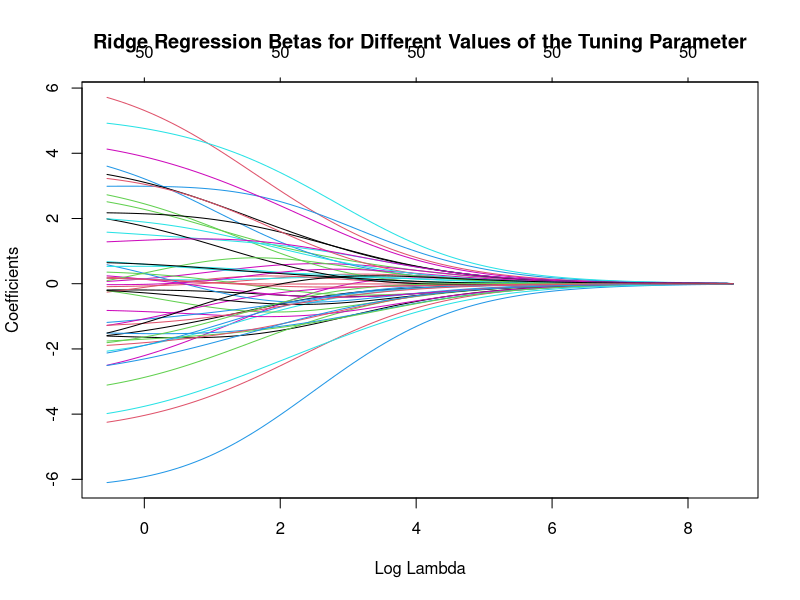
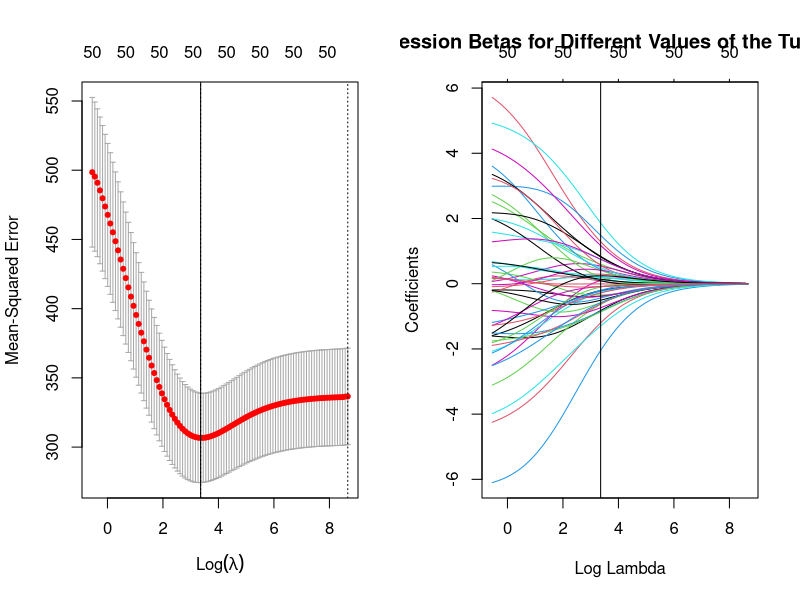
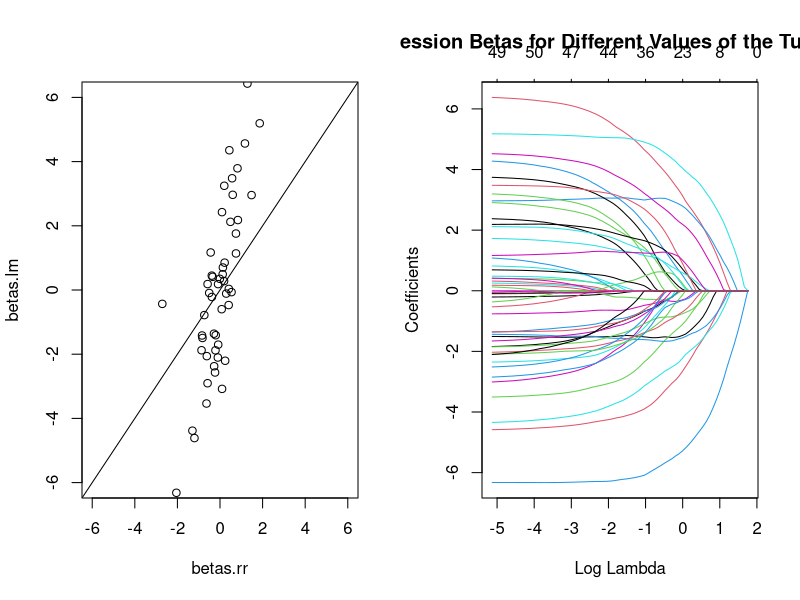
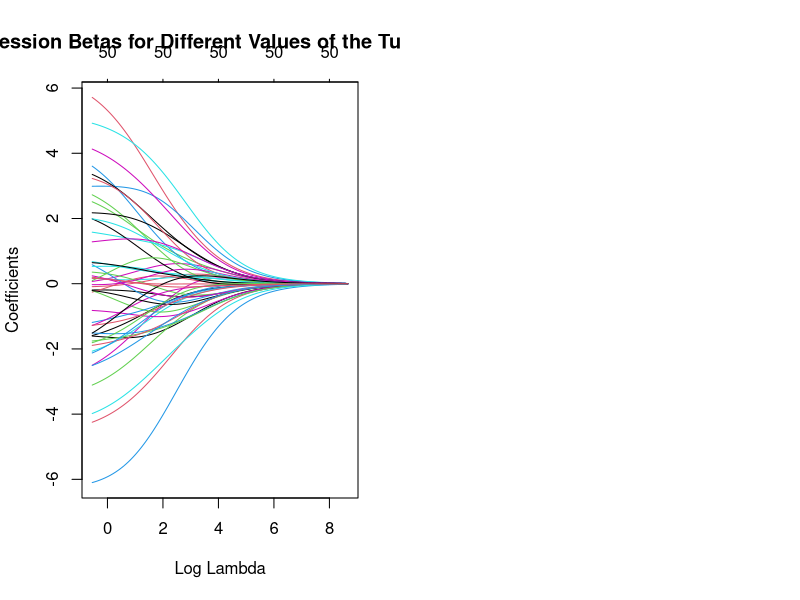
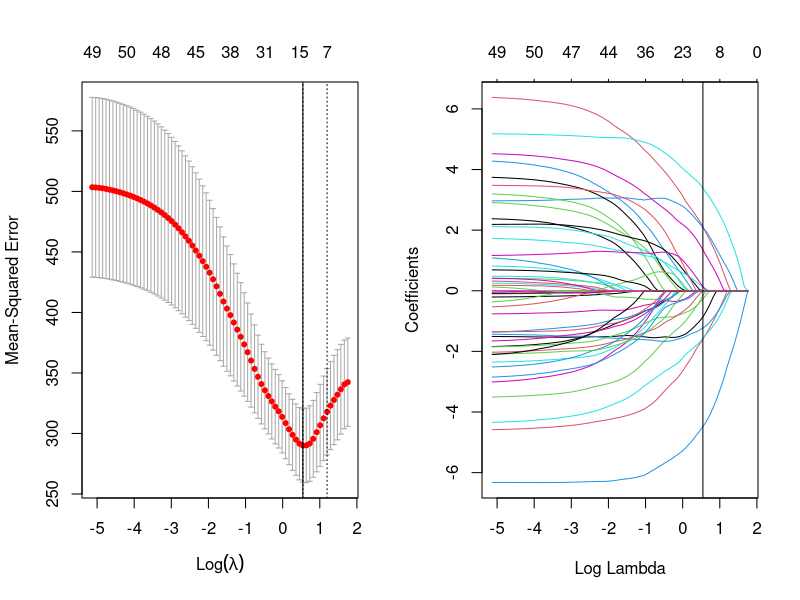
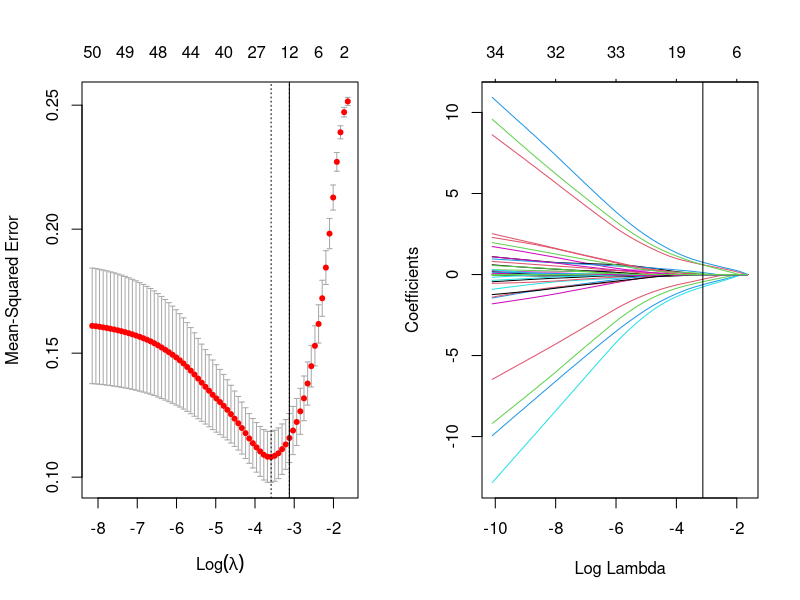

R code for these plots, in order:
####
#### RidgeLassoExamplePrediction.r
####
#### Outline:
####  1. Simulating data and splitting into train / test sets
####  2. AIC stepwise selection
####  3. Ridge regression
####  4. Lasso regression
####  5. Comparison of CVMSPE on training set and MSPE on test set
####  6. Ridge / Lasso for GLMs (logistic regression example)


#######################################################
##
## (1) Simulating 50 predictors and one response
##     v1-v10 are important
##     v11-v50 are not
##
#######################################################

## generate a dummy dataset with 30 predictors (10 useful & 20 useless) 
## note that each predictor has mean zero and sd=1
N=150
P=50

X=matrix(NA,nrow=N,ncol=P)


##
## do this for correlated predictors
##
covmat=matrix(rnorm(P^2,sd=2),nrow=P)
covmat

covmat=covmat+t(covmat)
U=eigen(covmat)$vectors
D=diag(rexp(P,rate=10))
covmat=U%*%D%*%t(U)

##
## Do this for uncorrelated predictors
##
covmat=diag(P)

install.packages("mvtnorm")
library(mvtnorm)
for(i in 1:N){
    X[i,]=rmvnorm(1,mean=rep(0,P),sigma=covmat)
}
X=data.frame(X)
head(X)

## true betas
betas.true=c(1,2,3,4,5,-1,-2,-3,-4,-5,rep(0,P-10))

## simulating "y"
sigma=15.7
X=as.matrix(X)
y=X%*%betas.true+rnorm(N,mean=0,sd=sigma)


## splitting into "train" and "test" data

alldata=data.frame(cbind(y,X))
names(alldata)[1] <- "y"
head(alldata)
train=alldata[1:100,]
test=alldata[101:150,]


## linear regression
fit=lm(y~.,data=train)
summary(fit)

betas.lm=coef(fit)

yhat.lm=predict(fit,newdata=test)
mspe.lm=mean((test$y-yhat.lm)^2)
mspe.lm

#######################################################
##
## (2) AIC Stepwise Selection
##
#######################################################
fit.AIC=step(fit)
summary(fit.AIC)

yhat.AIC=predict(fit.AIC,newdata=test)
mspe.AIC=mean((test$y-yhat.AIC)^2)
mspe.AIC

#######################################################
##
## (3) ridge regression
##
#######################################################

## first check VIFs
library(car)
vif(fit)
library(glmnet)
## alpha=0 gives ridge regression
## alpha=1 gives lasso regression

## fit ridge (trying 100 different lambda values)
rr=glmnet(x=as.matrix(train[,-1]),y=as.numeric(train[,1]),alpha=0,nlambda=100)
plot(rr,xvar="lambda",main="Ridge Regression Betas for Different Values of the Tuning Parameter")

## use 10-fold crossvalidation to find the best lambda
cv.rr=cv.glmnet(x=as.matrix(train[,-1]),y=as.numeric(train[,1]),alpha=0,nfolds=10,nlambda=100)

## getting cvmspe from best value of lambda
cvmspe.rr=min(cv.rr$cvm)

## get lambda and best rr fit
lambda.rr=cv.rr$lambda.min
lambda.rr

## some plots
par(mfrow=c(1,2))
plot(cv.rr)
abline(v=log(lambda.rr))
plot(rr,xvar="lambda",main="Ridge Regression Betas for Different Values of the Tuning Parameter")
abline(v=log(lambda.rr))

## beta estimates for best lambda
betas.rr=coef(cv.rr,s="lambda.min")

plot(betas.rr,betas.lm,xlim=c(-6,6),ylim=c(-6,6))
abline(0,1)

yhat.rr=predict(cv.rr,s="lambda.min",newx=as.matrix(test[,-1]))
mspe.rr=mean((test$y-yhat.rr)^2)
mspe.rr



#######################################################
##
## (4) lasso regression
##
#######################################################

## alpha=0 gives ridge regression
## alpha=1 gives lasso regression

## fit lasso (trying 100 different lambda values)
lasso=glmnet(x=as.matrix(train[,-1]),y=as.numeric(train[,1]),alpha=1,nlambda=100)
plot(lasso,xvar="lambda",main="Lasso Regression Betas for Different Values of the Tuning Parameter")
plot(rr,xvar="lambda",main="Ridge Regression Betas for Different Values of the Tuning Parameter")

## use 10-fold crossvalidation to find the best lambda
cv.lasso=cv.glmnet(x=as.matrix(train[,-1]),y=as.numeric(train[,1]),alpha=1,nfolds=10)

## get lambda and best lasso fit
lambda.lasso=cv.lasso$lambda.min
lambda.lasso

## getting cvmspe from best value of lambda
cvmspe.lasso=min(cv.lasso$cvm)

## some plots
par(mfrow=c(1,2))
plot(cv.lasso)
abline(v=log(lambda.lasso))
plot(lasso,xvar="lambda")
abline(v=log(lambda.lasso))

## beta estimates for best lambda
betas.lasso=coef(cv.lasso,s="lambda.min")
betas.lasso

yhat.lasso=predict(cv.lasso,newx=as.matrix(test[,-1]),s="lambda.min")
mspe.lasso=mean((test$y-yhat.lasso)^2)
mspe.lasso

#############################################################
##
## (5) comparison of CVMSPE on training set and MSPE on test set
##
#############################################################

##
## V-fold Cross Validation for best AIC model 
##

formula(fit.AIC)

## divide training data into V equal groups
n=nrow(train)
V=10
idx.group=rep(1:V,floor(n/V+1))
idx.group=idx.group[1:n]
idx.group=sample(idx.group)
idx.group

## cross-validation
cvmspe=rep(NA,V)
for(v in 1:V){
    idx.holdout=which(idx.group==v)
    fit=lm(formula(fit.AIC),data=train[-idx.holdout,])
    yhat=predict(fit,newdata=train[idx.holdout,])
    cvmspe[v]=mean((train$y[idx.holdout]-yhat)^2)
}
cvmspe

cvmspe.AIC=mean(cvmspe)

##
## compare CVMSPE
##

cvmspe.AIC
cvmspe.rr
cvmspe.lasso


##
## Comparison of MSPE on test set
##

mspe.AIC
mspe.rr
mspe.lasso


## table
T=matrix(c(cvmspe.AIC,cvmspe.rr,cvmspe.lasso,mspe.AIC,mspe.rr,mspe.lasso),ncol=2)
rownames(T)=c("AIC","RR","Lasso")
colnames(T)=c("CVMSPE-Train","MSPE-Test")
T






#######################################################
##
## (6) GLM with ridge / lasso 
##
#######################################################


## simulate logistic regression

N=150
P=50

X=matrix(rnorm(N*P),nrow=N,ncol=P)
## true betas
betas.true=c(1,2,3,4,5,-1,-2,-3,-4,-5,rep(0,P-10))

## simulating "y"
X=as.matrix(X)
eta.true=X%*%betas.true
pi.true=1/(1+exp(eta.true))
y=rbinom(N,size=1,prob=pi.true)
y

## lasso
lasso=glmnet(x=X,y=y,family="binomial",alpha=1,nlambda=100)
## use 10-fold crossvalidation to find the best lambda
cv.lasso=cv.glmnet(x=X,y=y,alpha=1,nfolds=10)

## get lambda and best lasso fit
lambda.lasso=cv.lasso$lambda.1se
lambda.lasso

## some plots
par(mfrow=c(1,2))
plot(cv.lasso)
abline(v=log(lambda.lasso))
plot(lasso,xvar="lambda")
abline(v=log(lambda.lasso))

## beta estimates for best lambda
betas.lasso=coef(cv.lasso)
betas.lasso
